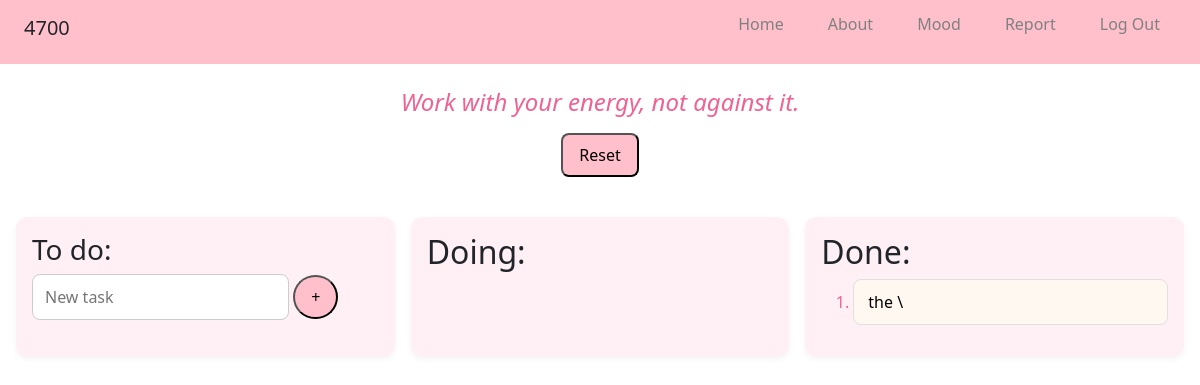
Page / (signed in) on the earlier database version.
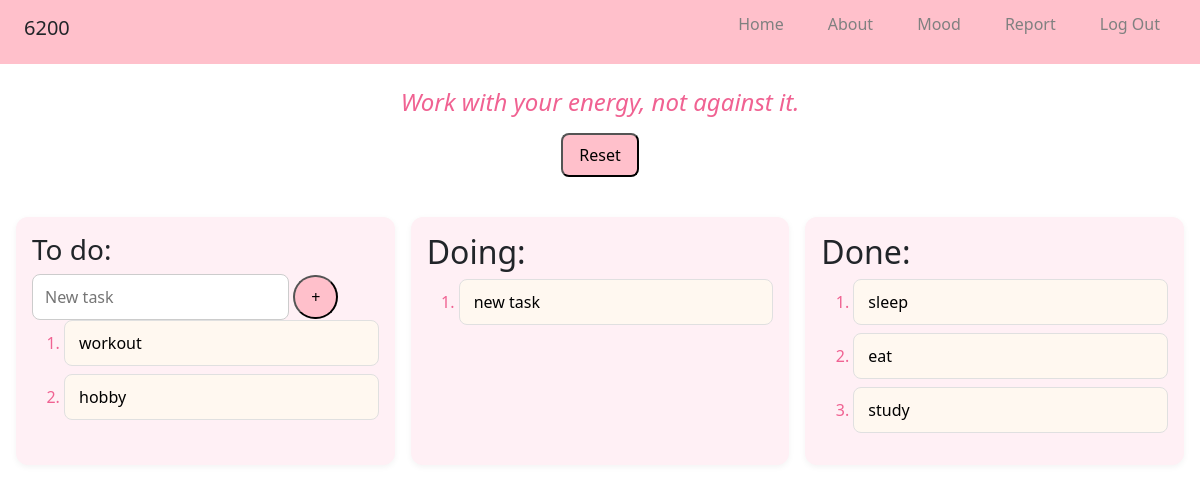
Same page on the later database version.
### tables this page shows
CREATE TABLE users
                (id INTEGER PRIMARY KEY AUTOINCREMENT,
                points INTEGER DEFAULT 0,
                username TEXT UNIQUE NOT NULL,
                password TEXT NOT NULL);

CREATE TABLE tasks
                (id INTEGER PRIMARY KEY AUTOINCREMENT,
                status TEXT NOT NULL,
                timestamp DATETIME DEFAULT CURRENT_TIMESTAMP,
                task TEXT NOT NULL,
                user_id INTEGER REFERENCES users(id));

### app.py (the view, shortened to what this page needs)
@app.route("/", methods=["GET", "POST"])
@login_required
def index():
    if request.method == "GET":
        conn = get_db()
        cursor = conn.cursor()
        cursor.execute("SELECT task FROM tasks WHERE status = 'to do' AND user_id = ?", (session["user_id"], ))
        tasks = cursor.fetchall()
        cursor.execute("SELECT task FROM tasks WHERE status = 'doing' AND user_id = ?", (session["user_id"], ))
        doing = cursor.fetchall()
        cursor.execute("SELECT task FROM tasks WHERE status = 'done' AND user_id = ?", (session["user_id"], ))
        done = cursor.fetchall()
        cursor.execute("SELECT quote FROM quotes ORDER BY RANDOM() LIMIT 1")
        quote = cursor.fetchone()[0]
        conn.commit()
        conn.close()
        return render_template("index.html", tasks=tasks, doing=doing, done=done, quote=quote )

### app.py (called while the page is built)
def login_required(f):
    @wraps(f)
    def wrapper(*args, **kwargs):
        if session.get("user_id") is None:
            return redirect("/login")
        return f(*args, **kwargs)
    return wrapper

def get_db():
    return sqlite3.connect('database.db')

def get_points():
    conn = get_db()
    cursor = conn.cursor()
    cursor.execute("SELECT points FROM users WHERE id = ?", (session["user_id"], ))
    row = cursor.fetchone()
    if row is None:
        return 0
    return row[0]

@app.context_processor
def inject_points():
    if "user_id" in session:
        points = get_points()
    else:
        points = 0
    return dict(points=points)

### templates/index.html (shortened to what this page needs)
{% extends "layout.html" %}
{% block main %}
<div id="quote">
     <h4> {{ quote }} </h4>
</div>
<form id="reset" action="/" method="post">
  <button name="reset" type="submit" value="1"> Reset </button>
</form>
<div id="tasks">
    <div>
      <h3> To do: </h3>
      <form action="/" method="post">
        <input autocomplete="off" autofocus type="text" name="task" placeholder="New task">
        <button type="submit" id="plus">+</button>
      </form>
      <form action="/" method="post">
        <ol id="to_do">
          {% for task in tasks %}
            <li>
              <button name="btn_to_do" value="{{ task[0] }}" class="task">
                {{ task[0] }}
              </button>
            </li>
          {% endfor %}
        </ol>
    </div>
    <div>
      <h2>Doing:</h2>
      <form action="/" method="post">
        <ol id="doing">
          {% for task in doing %}
            <li>
              <button name="btn_doing" value="{{ task[0] }}" class="task">
                {{ task[0] }}
              </button>
            </li>
          {% endfor %}
        </ol>
      </form>
    </div>
    <div>
      <h2>Done:</h2>
      <form action="/" method="post">
        <ol id="done">
          {% for task in done %}
            <li>
              <button name="btn_done" value="{{ task[0] }}" class="task">
                {{ task[0] }}
              </button>
            </li>
          {% endfor %}
        </ol>
      </form>
    </div>
</div>
{% endblock %}

### templates/layout.html (shortened to what this page needs)
<!DOCTYPE html>
<html lang="en">
<head>
  <link href="https://cdn.jsdelivr.net/npm/bootstrap@5.3.8/dist/css/bootstrap.min.css" rel="stylesheet">
  <link rel="stylesheet" href="{{ url_for('static', filename='style.css') }}">
</head>
<body>
  <header>
    <div>
      <h5> {{ points }} </h5>
    </div>
    <nav>
      <ul>
        <li><a href="/">Home</a></li>
        <li><a href="/about">About</a></li>
        <li><a href="/mood">Mood</a></li>
        <li><a href="/report">Report</a></li>
        <li><a href="/logout">Log Out</a></li>
      </ul>
    </nav>
  </header>
  <main>
    {% block main %}{% endblock %}
  </main>
</body>
</html>

### static/style.css (style rules this page uses)
#tasks { display: flex; justify-content: space-around; padding: 16px; gap: 16px; flex-wrap: wrap; }
header { display: flex; justify-content: space-between; align-items: center; padding: 12px 24px; background-color: pink; }
nav ul { list-style-type: none; display: flex; gap: 12px; }
nav a { text-decoration: none; color: grey; padding: 12px 16px; }
#quote { text-align: center; font-style: italic; margin: 24px 0 16px 0; font-size: 1.2rem; color: #f06292; }
#reset { display: flex; justify-content: center; margin-bottom: 24px; }
.task { display: block; width: 100%; text-align: left; padding: 10px 14px; margin-bottom: 8px; border-radius: 8px; border: 1px solid #e0e0e0; background-color: #fff8f0; cursor: pointer; outline: none; transition: background-color 0.2s, box-shadow 0.2s; }
#tasks > div { flex: 1; min-width: 250px; background-color: #fff0f5; padding: 16px; border-radius: 12px; box-shadow: 0 2px 6px rgba(0,0,0,0.05); }
#plus { outline: none; border-radius: 999px; padding: 8px 16px; cursor: pointer; background-color: pink; }
button { outline: none; border-radius: 8px; padding: 8px 16px; cursor: pointer; background-color: pink; }
input, textarea { padding: 10px 12px; border: 1px solid #ccc; border-radius: 8px; font-size: 16px; outline: none; transition: border-color 0.2s, box-shadow 0.2s; }
ol li { margin-bottom: 8px; }
ol li::marker { color: #f06292; }
a { color: #f06292; text-decoration: none; font-weight: 500; }

Differences in the rows shown:
removed tasks: task "the \\", shown under "Done:"
changed users: points "4700" → "6200"
added tasks: task "workout", shown under "To do:"
added tasks: task "hobby", shown under "To do:"
added tasks: task "new task", shown under "Doing:"
added tasks: task "sleep", shown under "Done:"
added tasks: task "eat", shown under "Done:"
added tasks: task "study", shown under "Done:"
